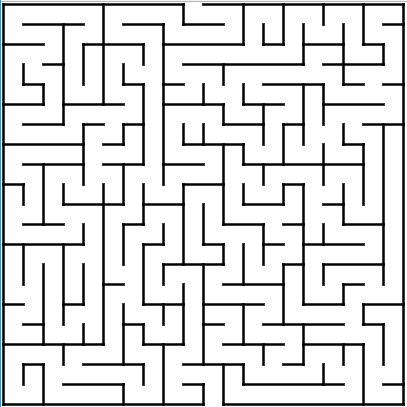
#> input picture images/maze.png, 407 x 407 px
$ python astar.py images/maze.png
#> lines starting #> are read from the running program, lines starting #| are printed output that depends on the picture; after the words box and inside, x2 and y2 are one past the last pixel; in counts of white or black regions, pixels touching at a corner belong together
### maze.py
import cv2
import numpy as np

class Maze:
    def __init__(self, image_path):
        # Load the maze image in grayscale
#> called with image_path = 'images/maze.png'
        self.maze_image = cv2.imread(image_path, cv2.IMREAD_GRAYSCALE)
#> self.maze_image: shape (407, 407); min 0, max 255, mean 220.4
        if self.maze_image is None:
            raise ValueError("Error: Image not found.")

        # Threshold the image to convert it into a binary format
        _, self.binary_image = cv2.threshold(self.maze_image, 128, 255, cv2.THRESH_BINARY)
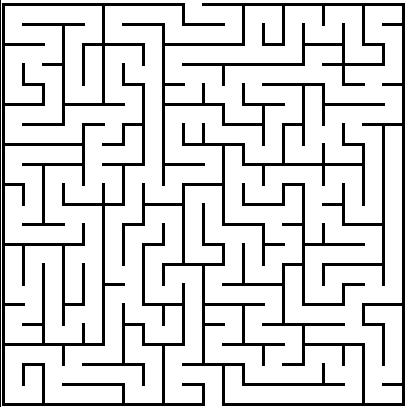
#> self.binary_image: shape (407, 407); 83.8% white; 3 black regions, box (x1, y1, x2, y2) and area: (122, 3, 405, 406) 15549, (2, 3, 225, 406) 10809, (0, 0, 1, 407) 407
        self.height, self.width = self.binary_image.shape
#> self.height = 407; self.width = 407

        # Find start and goal positions
        self.start = self.find_start()
        self.goal = self.find_goal()

        # Create maze map
        self.maze_map = self.create_maze_map()

    def find_start(self):
        middle_x = self.width // 2
#> middle_x = 203
        for y in range(0, self.height):
            if self.binary_image[y, middle_x] == 255:
                return (middle_x, y)
        return None

    def find_goal(self):
        middle_x = self.width // 2
#> middle_x = 203
        for y in range(self.height - 1, -1, -1):
            if self.binary_image[y, middle_x] == 255:
                return (middle_x, y)
        return None

    def create_maze_map(self):
        maze_map = {}
        for x in range(self.width):
            for y in range(self.height):
                if self.binary_image[y, x] == 255:
                    directions = {'N': False, 'S': False, 'E': False, 'W': False}
                    # Check North
                    if y > 0 and self.binary_image[y - 1, x] == 255:
                        directions['N'] = True
                    # Check South
                    if y < self.height - 1 and self.binary_image[y + 1, x] == 255:
                        directions['S'] = True
                    # Check East
                    if x < self.width - 1 and self.binary_image[y, x + 1] == 255:
                        directions['E'] = True
                    # Check West
                    if x > 0 and self.binary_image[y, x - 1] == 255:
                        directions['W'] = True
                    maze_map[(x, y)] = directions
        return maze_map

### astar.py
import cv2
import numpy as np
from queue import PriorityQueue
from maze import Maze
import argparse  # Add this import

def heuristics(cell1, cell2):
    """Calculate Manhattan distance between two cells."""
    x1, y1 = cell1
    x2, y2 = cell2
    return abs(x1 - x2) + abs(y1 - y2)

def astar(maze):
    """A* pathfinding algorithm."""
    start = maze.start
#> start = (203, 0)
    goal = maze.goal
#> goal = (203, 406)
    maze_map = maze.maze_map

    g_score = {cell: float('inf') for cell in maze_map}
    f_score = {cell: float('inf') for cell in maze_map}
    g_score[start] = 0
    f_score[start] = heuristics(start, goal)

    open_set = PriorityQueue()
    open_set.put((f_score[start], heuristics(start, goal), start))

    came_from = {}

    while not open_set.empty():
        current_f, h, current = open_set.get()

        if current == goal:
            break

        for direction, is_open in maze_map[current].items():
            if is_open:
                if direction == 'N':
                    neighbor = (current[0], current[1] - 1)
                elif direction == 'S':
                    neighbor = (current[0], current[1] + 1)
                elif direction == 'E':
                    neighbor = (current[0] + 1, current[1])
                elif direction == 'W':
                    neighbor = (current[0] - 1, current[1])

                if 0 <= neighbor[0] < maze.width and 0 <= neighbor[1] < maze.height:
                    temp_g = g_score[current] + 1
                    temp_f = temp_g + heuristics(neighbor, goal)
                    if temp_f < f_score.get(neighbor, float('inf')):
                        g_score[neighbor] = temp_g
                        f_score[neighbor] = temp_f
                        open_set.put((temp_f, heuristics(neighbor, goal), neighbor))
                        came_from[neighbor] = current

    path = reconstruct_path(came_from, start, goal)
    return path

def reconstruct_path(came_from, start, goal):
    """Reconstruct the optimal path from start to goal."""
#> called with start = (203, 0), goal = (203, 406)
    path = []
    current = goal
    while current != start:
        path.append(current)
        current = came_from.get(current, None)
        if current is None:
            break
    path.append(start)
    return path[::-1]

if __name__ == '__main__':
    # Set up argument parser
    parser = argparse.ArgumentParser(description="Solve a maze using A* algorithm.")
    parser.add_argument("image_path", type=str, help="Path to the maze image file.")
    args = parser.parse_args()

    # Load the maze
    maze = Maze(args.image_path)

    # Find the path using A*
    path = astar(maze)

    # Visualize the path on the original image with a more centered line
    color_image = cv2.cvtColor(maze.binary_image, cv2.COLOR_GRAY2BGR)

    # Set the line thickness dynamically based on the maze resolution
    line_thickness = max(1, min(maze.width, maze.height) // 100)

    for i in range(len(path) - 1):
        # Center the path and draw a thick line to cover the free space
        p1 = (int(path[i][0] + 0.5), int(path[i][1] + 0.5))
        p2 = (int(path[i + 1][0] + 0.5), int(path[i + 1][1] + 0.5))
        cv2.line(color_image, p1, p2, (0, 255, 0), thickness=line_thickness)
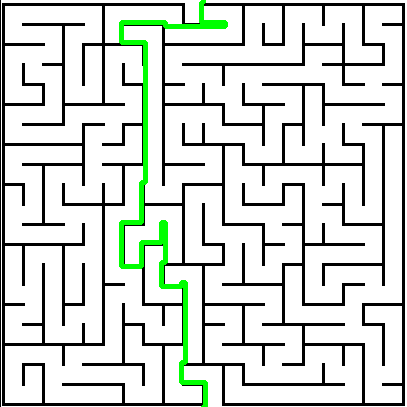
#> color_image: shape (407, 407, 3); mean B, G, R 209.6, 215.5, 209.6

    # Draw start and goal markers with a large circle to match the thick line style
    if maze.start:
        start_centered = (int(maze.start[0] + 0.5), int(maze.start[1] + 0.5))
        cv2.circle(color_image, start_centered, line_thickness + 5, (0, 255, 0), -1)  # Green for start
#> color_image: shape (407, 407, 3); 0.05% of pixels changed, all inside (x1, y1, x2, y2) = (194, 0, 213, 9)

    if maze.goal:
        goal_centered = (int(maze.goal[0] + 0.5), int(maze.goal[1] + 0.5))
        cv2.circle(color_image, goal_centered, line_thickness + 5, (0, 0, 255), -1)  # Red for goal
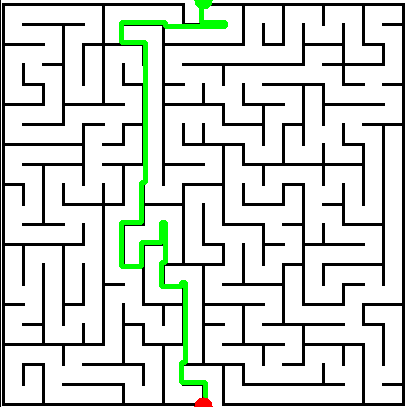
#> color_image: shape (407, 407, 3); mean B, G, R 209.4, 215.4, 209.7

    # Display the modified image
    cv2.imshow("Maze with Filled Path", color_image)
    cv2.waitKey(0)
    cv2.destroyAllWindows()
